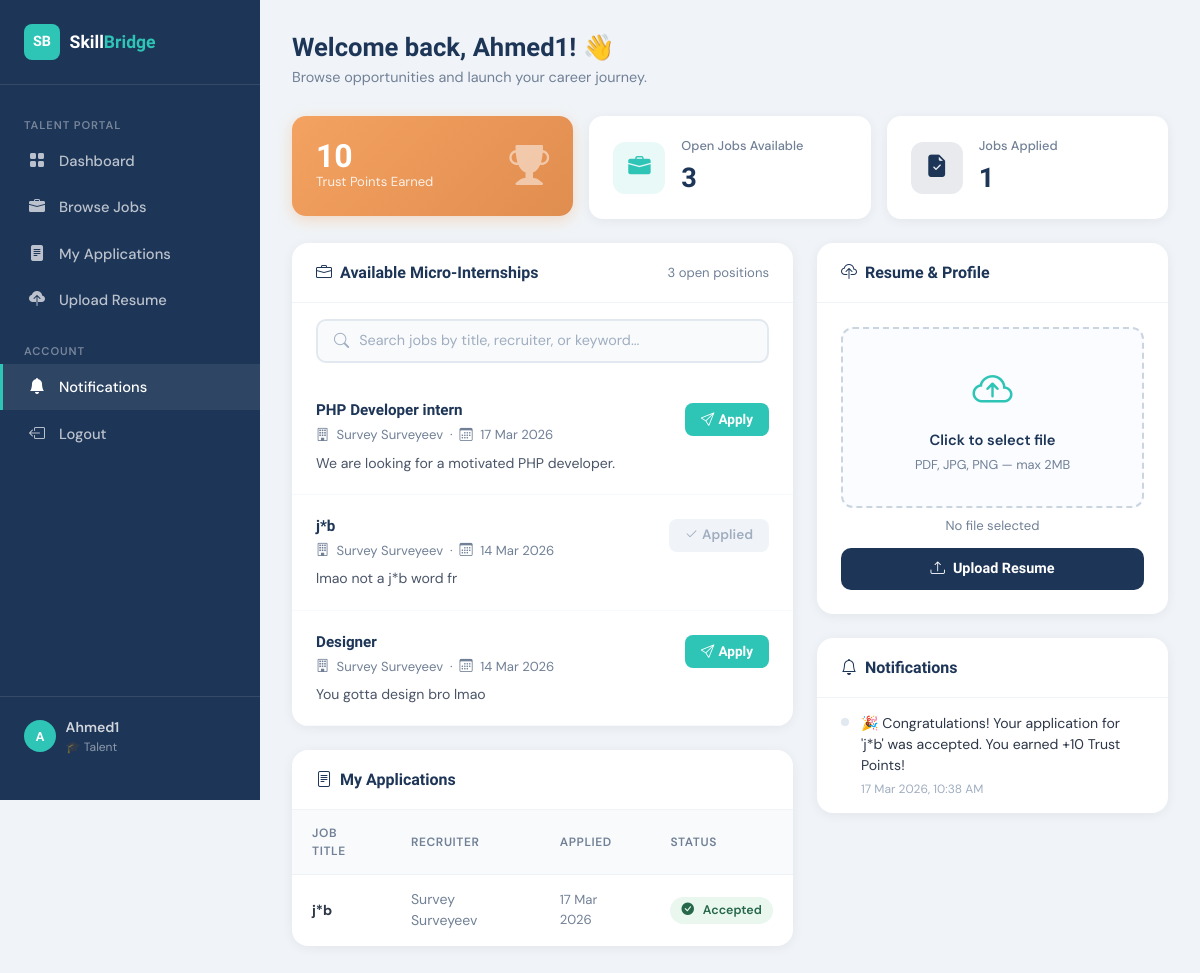
Screenshot of /talent_dashboard.php (signed in) with the database file from the repository.
### tables this page shows
CREATE TABLE `users` (
  `id` int(11) NOT NULL,
  `name` varchar(150) NOT NULL,
  `email` varchar(200) NOT NULL,
  `password` varchar(255) NOT NULL,
  `role` enum('admin','talent','recruiter') NOT NULL DEFAULT 'talent',
  `trust_points` int(11) NOT NULL DEFAULT 0,
  `profile_resume` varchar(300) DEFAULT NULL,
  `created_at` datetime NOT NULL DEFAULT current_timestamp()
);

CREATE TABLE `jobs` (
  `id` int(11) NOT NULL,
  `recruiter_id` int(11) NOT NULL,
  `title` varchar(200) NOT NULL,
  `description` text NOT NULL,
  `status` enum('open','closed') NOT NULL DEFAULT 'open',
  `created_at` datetime NOT NULL DEFAULT current_timestamp()
);

CREATE TABLE `applications` (
  `id` int(11) NOT NULL,
  `job_id` int(11) NOT NULL,
  `talent_id` int(11) NOT NULL,
  `status` enum('pending','accepted','rejected') NOT NULL DEFAULT 'pending',
  `applied_at` datetime NOT NULL DEFAULT current_timestamp()
);

CREATE TABLE `notifications` (
  `id` int(11) NOT NULL,
  `user_id` int(11) NOT NULL,
  `message` varchar(500) NOT NULL,
  `is_read` tinyint(1) NOT NULL DEFAULT 0,
  `created_at` datetime NOT NULL DEFAULT current_timestamp()
);

### talent_dashboard.php (the view, shortened to what this page needs)
<?php
require_once 'db_connect.php';
$talent_id = (int) $_SESSION['user_id'];
$me_result  = mysqli_query($conn, "SELECT * FROM users WHERE id = {$talent_id}");
$me         = mysqli_fetch_assoc($me_result);
$jobs_query = "
    SELECT j.id, j.title, j.description, j.created_at, u.name AS recruiter_name
    FROM jobs j
    JOIN users u ON j.recruiter_id = u.id
    WHERE j.status = 'open'
    ORDER BY j.created_at DESC
";
$jobs_result = mysqli_query($conn, $jobs_query);
$applied_result = mysqli_query($conn, "SELECT job_id FROM applications WHERE talent_id = {$talent_id}");
$applied_job_ids = [];
while ($row = mysqli_fetch_assoc($applied_result)) {
    $applied_job_ids[] = (int) $row['job_id'];
}
$my_apps_query = "
    SELECT a.id, a.status, a.applied_at, j.title AS job_title, u.name AS recruiter_name
    FROM applications a
    JOIN jobs j ON a.job_id = j.id
    JOIN users u ON j.recruiter_id = u.id
    WHERE a.talent_id = {$talent_id}
    ORDER BY a.applied_at DESC
";
$my_apps_result = mysqli_query($conn, $my_apps_query);
$notif_result = mysqli_query($conn, "SELECT * FROM notifications WHERE user_id = {$talent_id} ORDER BY created_at DESC LIMIT 10");
$notifications = [];
while ($notif = mysqli_fetch_assoc($notif_result)) {
    $notifications[] = $notif;
}
?>
<!DOCTYPE html>
<html lang="en">
<head>
    <link href="https://cdn.jsdelivr.net/npm/bootstrap@5.3.2/dist/css/bootstrap.min.css" rel="stylesheet">
    <link rel="stylesheet" href="https://cdn.jsdelivr.net/npm/bootstrap-icons@1.11.3/font/bootstrap-icons.min.css">
</head>
<body>
<aside class="sidebar">
    <div class="sidebar-brand">
        <div class="logo-icon">SB</div>
        <div class="logo-text">Skill<span>Bridge</span></div>
    </div>
    <nav class="sidebar-nav">
        <div class="nav-section-title">Talent Portal</div>
        <div class="nav-link-item active" id="nav-dashboard" onclick="scrollToSection('top-section', 'nav-dashboard')">
            <i class="bi bi-grid-fill"></i> Dashboard
        </div>
        <div class="nav-link-item" id="nav-jobs" onclick="scrollToSection('jobs-section', 'nav-jobs')">
            <i class="bi bi-briefcase-fill"></i> Browse Jobs
        </div>
        <div class="nav-link-item" id="nav-apps" onclick="scrollToSection('my-apps-section', 'nav-apps')">
            <i class="bi bi-file-text-fill"></i> My Applications
        </div>
        <div class="nav-link-item" id="nav-upload" onclick="scrollToSection('upload-section', 'nav-upload')">
            <i class="bi bi-cloud-upload-fill"></i> Upload Resume
        </div>
        <div class="nav-section-title" style="margin-top:0.5rem;">Account</div>
        <div class="nav-link-item" id="nav-notif" onclick="scrollToSection('notif-section', 'nav-notif')">
            <i class="bi bi-bell-fill"></i> Notifications
        </div>
        <a href="logout.php" class="nav-link-item">
            <i class="bi bi-box-arrow-left"></i> Logout
        </a>
    </nav>
    <div class="sidebar-footer">
        <div class="user-chip">
            <div class="user-avatar"><?= strtoupper(substr($_SESSION['user_name'], 0, 1)) ?></div>
            <div>
                <div style="font-weight:600; font-size:0.88rem;"><?= htmlspecialchars($_SESSION['user_name']) ?></div>
                <div style="font-size:0.75rem; color:rgba(255,255,255,0.5);">🎓 Talent</div>
            </div>
        </div>
    </div>
</aside>
<main class="main-content">
    <div class="page-header" id="top-section">
        <h2>Welcome back, <?= htmlspecialchars(explode(' ', $_SESSION['user_name'])[0]) ?>! 👋</h2>
        <p>Browse opportunities and launch your career journey.</p>
    </div>
    <div class="row g-3 mb-4">
        <div class="col-md-4">
            <div class="trust-display">
                <div>
                    <div class="pts"><?= (int)$me['trust_points'] ?></div>
                    <div class="label">Trust Points Earned</div>
                </div>
                <i class="bi bi-trophy-fill ms-auto" style="font-size:2.5rem; opacity:0.5;"></i>
            </div>
        </div>
        <div class="col-md-4">
            <div class="stat-card">
                <div class="stat-icon teal"><i class="bi bi-briefcase-fill"></i></div>
                <div>
                    <div class="stat-label">Open Jobs Available</div>
                    <div class="stat-value"><?= mysqli_num_rows($jobs_result) ?></div>
                </div>
            </div>
        </div>
        <div class="col-md-4">
            <div class="stat-card">
                <div class="stat-icon blue"><i class="bi bi-file-earmark-check-fill"></i></div>
                <div>
                    <div class="stat-label">Jobs Applied</div>
                    <div class="stat-value"><?= count($applied_job_ids) ?></div>
                </div>
            </div>
        </div>
    </div>
    <div class="row g-4">
        <div class="col-lg-7">
            <div class="data-card" id="jobs-section">
                <div class="data-card-header">
                    <h5><i class="bi bi-briefcase me-2"></i>Available Micro-Internships</h5>
                    <span style="font-size:0.82rem; color:#718096;"><?= mysqli_num_rows($jobs_result) ?> open positions</span>
                </div>
                <div class="search-bar">
                    <i class="bi bi-search"></i>
                    <input
                        type="text"
                        id="job-search-input"
                        placeholder="Search jobs by title, recruiter, or keyword..."
                        oninput="filterJobs(this.value)"
                    >
                </div>
                <?php
                mysqli_data_seek($jobs_result, 0);
                if (mysqli_num_rows($jobs_result) > 0):
                    while ($job = mysqli_fetch_assoc($jobs_result)):
                        $already_applied = in_array((int)$job['id'], $applied_job_ids);
                ?>
                <div class="job-card" data-search="<?= strtolower(htmlspecialchars($job['title'] . ' ' . $job['recruiter_name'] . ' ' . $job['description'])) ?>">
                    <div style="display:flex; justify-content:space-between; align-items:flex-start; gap:1rem;">
                        <div style="flex:1;">
                            <div class="job-title"><?= htmlspecialchars($job['title']) ?></div>
                            <div class="job-recruiter">
                                <i class="bi bi-building me-1"></i>
                                <?= htmlspecialchars($job['recruiter_name']) ?>
                                &nbsp;·&nbsp;
                                <i class="bi bi-calendar3 me-1"></i>
                                <?= date('d M Y', strtotime($job['created_at'])) ?>
                            </div>
                            <div class="job-desc"><?= htmlspecialchars($job['description']) ?></div>
                        </div>
                        <div style="flex-shrink:0; padding-top:0.25rem;">
                            <?php if ($already_applied): ?>
                                <button class="btn-applied" disabled>
                                    <i class="bi bi-check2 me-1"></i>Applied
                                </button>
                            <?php else: ?>
                                <form method="POST" action="talent_dashboard.php">
                                    <button type="submit" class="btn-apply">
                                        <i class="bi bi-send me-1"></i>Apply
                                    </button>
                                </form>
                            <?php endif; ?>
                        </div>
                    </div>
                </div>
                <?php
                    endwhile;
                endif; ?>
            </div>
            <div class="data-card" id="my-apps-section">
                <div class="data-card-header">
                    <h5><i class="bi bi-file-text me-2"></i>My Applications</h5>
                </div>
                <div class="table-responsive">
                    <table>
                        <thead>
                            <tr>
                                <th>Job Title</th>
                                <th>Recruiter</th>
                                <th>Applied</th>
                                <th>Status</th>
                            </tr>
                        </thead>
                        <tbody>
                        <?php if (mysqli_num_rows($my_apps_result) > 0): ?>
                            <?php while ($app = mysqli_fetch_assoc($my_apps_result)): ?>
                            <tr>
                                <td><strong><?= htmlspecialchars($app['job_title']) ?></strong></td>
                                <td style="color:#718096;"><?= htmlspecialchars($app['recruiter_name']) ?></td>
                                <td style="color:#718096; font-size:0.82rem;"><?= date('d M Y', strtotime($app['applied_at'])) ?></td>
                                <td>
                                    <span class="status-badge status-<?= $app['status'] ?>">
                                        <?php
                                        $icons = ['pending'=>'clock','accepted'=>'check-circle-fill','rejected'=>'x-circle-fill'];
                                        echo '<i class="bi bi-' . $icons[$app['status']] . ' me-1"></i>';
                                        echo ucfirst($app['status']);
                                        ?>
                                    </span>
                                </td>
                            </tr>
                            <?php endwhile; ?>
                        <?php endif; ?>
                        </tbody>
                    </table>
                </div>
            </div>
        </div>
        <div class="col-lg-5">
            <div class="data-card" id="upload-section" style="margin-bottom:1.5rem;">
                <div class="data-card-header">
                    <h5><i class="bi bi-cloud-upload me-2"></i>Resume & Profile</h5>
                </div>
                <div style="padding:1.5rem;">
                    <form method="POST" action="talent_dashboard.php" enctype="multipart/form-data">
                        <div class="upload-area" onclick="document.getElementById('resume_file').click();">
                            <i class="bi bi-cloud-arrow-up" style="font-size:2.5rem; color:var(--accent); display:block; margin-bottom:0.5rem;"></i>
                            <div style="font-weight:600; color:var(--primary); font-size:0.92rem;">Click to select file</div>
                            <div style="font-size:0.8rem; color:#718096; margin-top:0.25rem;">PDF, JPG, PNG — max 2MB</div>
                        </div>
                        <p id="file-name-display" style="font-size:0.82rem; color:#718096; margin:0.5rem 0 0.75rem; text-align:center;">No file selected</p>
                        <button type="submit" style="width:100%; background:var(--primary); color:white; border:none; border-radius:10px; padding:0.65rem; font-family:'Sora',sans-serif; font-weight:600; font-size:0.9rem; cursor:pointer; transition:background 0.2s;">
                            <i class="bi bi-upload me-2"></i>Upload Resume
                        </button>
                    </form>
                </div>
            </div>
            <div class="data-card" id="notif-section">
                <div class="data-card-header">
                    <h5>
                        <i class="bi bi-bell me-2"></i>Notifications
                    </h5>
                </div>
                <?php if (!empty($notifications)): ?>
                    <?php foreach ($notifications as $notif): ?>
                    <div class="notif-item <?= $notif['is_read'] == 0 ? 'unread' : '' ?>">
                        <div class="notif-dot <?= $notif['is_read'] == 1 ? 'read' : '' ?>"></div>
                        <div style="flex:1;">
                            <div style="font-size:0.88rem; color:#2d3748; line-height:1.5;">
                                <?= htmlspecialchars($notif['message']) ?>
                            </div>
                            <div style="font-size:0.75rem; color:#a0aec0; margin-top:0.25rem;">
                                <?= date('d M Y, h:i A', strtotime($notif['created_at'])) ?>
                            </div>
                        </div>
                    </div>
                    <?php endforeach; ?>
                <?php endif; ?>
            </div>
        </div>
    </div>
</main>
</html>

### rows the page displays
users: trust_points "10"
jobs: title "PHP Developer intern", recruiter.name "Survey Surveyeev", created_at "17 Mar 2026", description "We are looking for a motivated PHP developer."
jobs: title "j*b", recruiter.name "Survey Surveyeev", created_at "14 Mar 2026", description "lmao not a j*b word fr", shows "Applied"
jobs: title "Designer", recruiter.name "Survey Surveyeev", created_at "14 Mar 2026", description "You gotta design bro lmao"
applications: job.title "j*b", users.name "Survey Surveyeev", applied_at "17 Mar 2026", status "Accepted"
notifications: is_read 1 (drawn), message "🎉 Congratulations! Your application for 'j*b' was accepted. You earned +10 Trust Points!", created_at "17 Mar 2026, 10:38 AM"

### other values shown
substr($_SESSION['user_name'], 0, 1) "A"
$_SESSION['user_name'] "Ahmed1"
explode(' ', $_SESSION['user_name'])[0] "Ahmed1"
mysqli_num_rows($jobs_result) "3"
count($applied_job_ids) "1"
